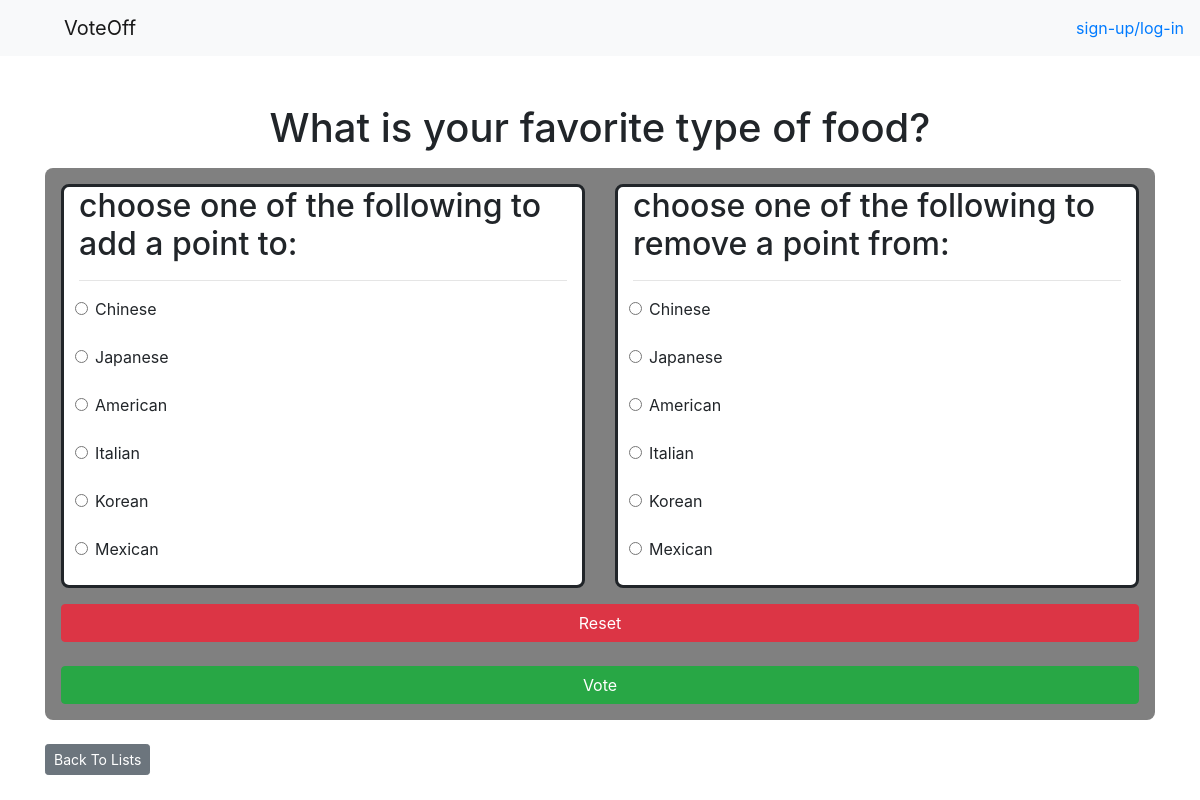
The app's page /lists/4/ with its own data.
### lists/models.py (models this page shows, shortened)
class Question(models.Model):
    question_text = models.CharField(max_length=200)
    pub_date = models.DateTimeField('date published')

class Choice(models.Model):
    question = models.ForeignKey(Question, on_delete=models.CASCADE)
    choice_text = models.CharField(max_length=200)
    votes = models.IntegerField(default=0)

### lists/views.py (the view)
# urls.py: path('lists/<int:question_id>/', views.detail, name='detail'),
def detail(request, question_id):
    try:
        question = Question.objects.get(pk=question_id)
    except Question.DoesNotExist:
        raise Http404("Question does not exist")
    return render(request, 'lists/detail.html', { 'question': question })

### lists/templates/lists/detail.html (shortened to what this page needs)
{% extends 'base.html' %}
{% load static %}
{% block extrahead %}
<link rel="stylesheet" type="text/css" href="{% static 'css/lists.css' %}">
{% endblock %}
{% block content %}
<h1 class="text-center mb-3">{{ question.question_text }}</h1>
	<form id="list" action="{% url 'lists:vote' question.id %}" method="post">
		{% with len=question.choice_set.all.count %}
		<div class="row">
			<div class="col-md-6">
			<div class="col-sm options">
				<h2>choose one of the following to add a point to:</h2>
				<hr/>
				{% for choice in question.choice_set.all %}
				{% if choice.votes == 0 %}
				<div class="form-group">
					<input type="radio" name="inc_choice" class="form-check-input" id="0" value="{{ choice.id }}"
						disabled />
					<label class="disabled-label" for="choice{{ forloop.counter }}">{{ choice.choice_text }}</label>
				</div>
				{% else %}
				<div class="form-group">
					<input onclick="disableButtons(id, '{{ len }}', 'inc')" type="radio" name="inc_choice"
						class="form-check-input" id="inc{{ forloop.counter }}" value="{{ choice.id }}" />
					<label for="{{ forloop.counter }}">{{ choice.choice_text }}</label>
				</div>
				{% endif %}
				{% endfor %}
			</div>
		</div>
			<div class="col-md-6">
			<div class="col-sm options">
				<h2>choose one of the following to remove a point from:</h2>
				<hr/>
				{% for choice in question.choice_set.all %}
				{% if choice.votes == 0 %}
				<div class="form-group">
					<input type="radio" name="dec_choice" class="form-check-input" id="0" value="{{ choice.id }}"
						disabled />
					<label class="disabled-label" for="choice{{ forloop.counter }}">{{ choice.choice_text }}</label>
				</div>
				{% else %}
				<div class="form-group">
					<input onclick="disableButtons(id, '{{ len }}', 'dec')" type="radio" name="dec_choice"
						class="form-check-input" id="dec{{ forloop.counter }}" value="{{ choice.id }}" />
					<label for="{{ forloop.counter }}">{{ choice.choice_text }}</label>
				</div>
				{% endif %}
				{% endfor %}
			</div>
		</div>
		</div>
<div class="button-div">
<button id="rv" class="btn btn-danger" type="reset" onclick="reset_function('{{ len }}')">Reset</button>
<br/>
<br/>
<button id="rv" type="submit" class="btn btn-success">Vote</button>
</div>
{% endwith %}
</form>
<br/>
<a class="btn btn-secondary btn-sm mb-3" href="{% url 'lists:index' %}">Back To Lists</a>
{% endblock %}

### lists/static/css/lists.css (style rules this page uses)
.options { background-color: white; border-style: solid; border-radius: 0.5rem; }
.form-group { padding-left: 1rem; }
.button-div { text-align: center; padding-top: 1rem; }
#rv { width: 100%; }
#list { padding: 1rem; background-color: grey; border-radius: 0.5rem; }

### records on screen
Question: question_text "What is your favorite type of food?"
Choice: choice_text "Chinese"
Choice: choice_text "Japanese"
Choice: choice_text "American"
Choice: choice_text "Italian"
Choice: choice_text "Korean"
Choice: choice_text "Mexican"
